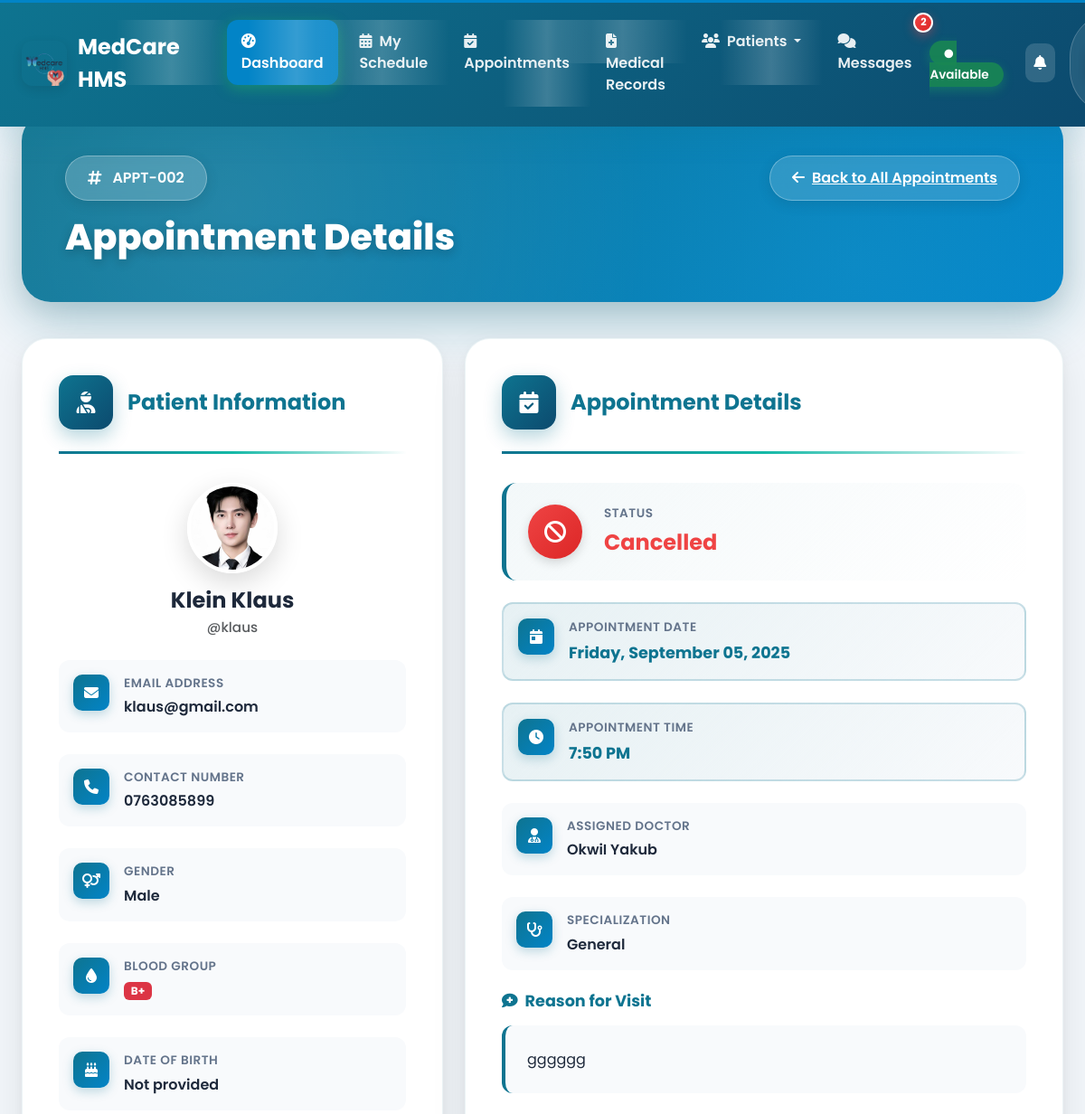
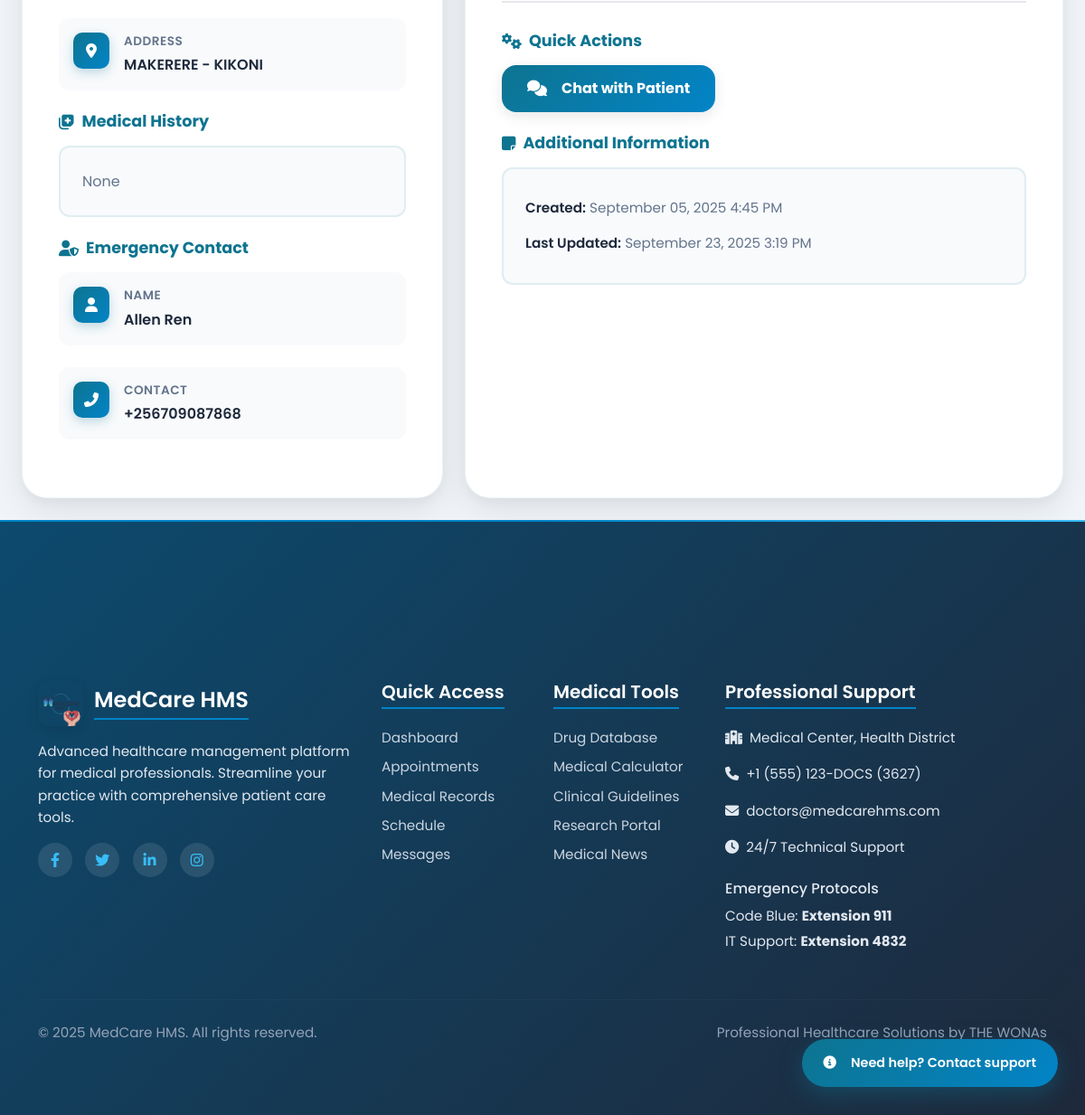
Page /doctors/appointments/2/ (signed in) on the committed database (2 pictures, top to bottom).
### patients/models.py (models this page shows, shortened)
class Appointment(models.Model):
    STATUS_CHOICES = (
        ('Pending', 'Pending'), ('Approved', 'Approved'), ('Rejected', 'Rejected'),
        ('Completed', 'Completed'), ('Cancelled', 'Cancelled'),
    )
    patient = models.ForeignKey(PatientProfile, on_delete=models.CASCADE)
    doctor = models.ForeignKey(DoctorProfile, on_delete=models.PROTECT) # Protect doctor from deletion if they have appointments
    appointment_date = models.DateField()
    appointment_time = models.TimeField()
    reason = models.TextField()
    status = models.CharField(max_length=20, choices=STATUS_CHOICES, default='Pending')
    attachment = models.FileField(upload_to=get_appointment_attachment_path, null=True, blank=True)
    created_by = models.ForeignKey(settings.AUTH_USER_MODEL, on_delete=models.SET_NULL, null=True, related_name='created_appointments')
    created_at = models.DateTimeField(auto_now_add=True)
    updated_at = models.DateTimeField(auto_now=True)

class PatientProfile(models.Model):
    GENDER_CHOICES = (('Male', 'Male'), ('Female', 'Female'), ('Other', 'Other'))
    BLOOD_GROUP_CHOICES = (
        ('A+', 'A+'), ('A-', 'A-'), ('B+', 'B+'), ('B-', 'B-'),
        ('AB+', 'AB+'), ('AB-', 'AB-'), ('O+', 'O+'), ('O-', 'O-'),
    )
    user = models.OneToOneField(User, on_delete=models.CASCADE, related_name='patientprofile')
    profile_picture = models.ImageField(upload_to=get_patient_image_path, null=True, blank=True, default='static/profile_pictures/default.jpeg')
    date_of_birth = models.DateField(null=True, blank=True)
    gender = models.CharField(max_length=10, choices=GENDER_CHOICES, null=True, blank=True)
    address = models.TextField(max_length=500, null=True, blank=True)
    blood_group = models.CharField(max_length=3, choices=BLOOD_GROUP_CHOICES, null=True, blank=True)
    emergency_contact_name = models.CharField(max_length=100, null=True, blank=True)
    emergency_contact_number = models.CharField(max_length=20, null=True, blank=True)
    medical_history = models.TextField(null=True, blank=True, help_text="Allergies, chronic conditions, etc.")
    insurance_provider = models.CharField(max_length=100, null=True, blank=True)
    insurance_policy_number = models.CharField(max_length=100, null=True, blank=True)

### accounts/models.py (models this page shows, shortened)
class UserProfile(models.Model):
    ROLE_CHOICES = (
        ('ADMIN', 'Admin'),
        ('DOCTOR', 'Doctor'),
        ('RECEPTIONIST', 'Receptionist'),
        ('PATIENT', 'Patient'),
    )
    user = models.OneToOneField(User, on_delete=models.CASCADE)
    role = models.CharField(max_length=20, choices=ROLE_CHOICES)
    contact = models.CharField(max_length=20, null=True, blank=True)

### doctors/models.py (models this page shows, shortened)
class DoctorProfile(models.Model):
    user = models.OneToOneField(User, on_delete=models.CASCADE, related_name='doctorprofile')
    profile_picture = models.ImageField(upload_to=get_doctor_image_path, null=True, blank=True, default='profile_pictures/default.jpeg')
    specialization = models.CharField(max_length=100)
    department = models.ForeignKey(Department, on_delete=models.SET_NULL, null=True, blank=True)
    license_number = models.CharField(max_length=100, unique=True, null=True, blank=True)
    years_of_experience = models.PositiveIntegerField(default=0)
    availability = models.TextField(blank=True, null=True, help_text="e.g., Mon-Fri, 9am-5pm")

### doctors/views.py (the view)
# urls.py: path('appointments/<int:pk>/', views.appointment_detail_view, name='appointment_detail'),
@login_required
@doctor_required
def appointment_detail_view(request, pk):
    appointment = get_object_or_404(
        Appointment.objects.select_related('patient__user', 'patient__user__userprofile'),
        pk=pk
    )
    if appointment.doctor.user != request.user:
        messages.error(request, "You are not authorized to view this appointment.")
        return redirect('doctors:doctor_appointments')
    context = {
        'appointment': appointment,
    }
    return render(request, 'doctors/appointment_detail.html', context)

### templates/doctors/appointment_detail.html (shortened to what this page needs)
{% extends 'base_doctor.html' %}
{% block content %}
<div class="container-fluid px-4 py-4">
    <div class="appointment-hero">
        <div class="appointment-hero-content">
            <div class="d-flex justify-content-between align-items-start flex-wrap gap-3">
                <div>
                    <div class="appointment-id-badge">
                        <i class="fas fa-hashtag"></i>
                        <span>APPT-00{{ appointment.pk }}</span>
                    </div>
                    <h1 class="hero-title mb-0">Appointment Details</h1>
                </div>
                <a href="{% url 'doctors:doctor_appointments' %}" class="hero-back-btn">
                    <i class="fas fa-arrow-left me-2"></i>Back to All Appointments
                </a>
            </div>
        </div>
    </div>
    <div class="row g-4">
        <div class="col-lg-5">
            <div class="detail-card">
                <div class="section-header">
                    <div class="section-icon">
                        <i class="fas fa-user-injured"></i>
                    </div>
                    <h2 class="section-title mb-0">Patient Information</h2>
                </div>
                <div class="text-center mb-4">
                    <div class="patient-avatar-wrapper">
                        {% if appointment.patient.profile_picture %}
                            <img src="{{ appointment.patient.profile_picture.url }}" alt="{{ appointment.patient.user.get_full_name }}" class="patient-avatar">
                        {% else %}
                            <div class="patient-avatar patient-avatar-initials">
                                {{ appointment.patient.user.first_name|default:""|slice:":1" }}{{ appointment.patient.user.last_name|default:""|slice:":1" }}
                            </div>
                        {% endif %}
                    </div>
                    <h3 class="patient-name mt-3 mb-1">{{ appointment.patient.user.get_full_name }}</h3>
                    <p class="patient-username text-muted">@{{ appointment.patient.user.username }}</p>
                </div>
                <div class="info-grid">
                    <div class="info-item">
                        <div class="info-icon">
                            <i class="fas fa-envelope"></i>
                        </div>
                        <div class="info-content">
                            <div class="info-label">Email Address</div>
                            <div class="info-value">{{ appointment.patient.user.email }}</div>
                        </div>
                    </div>
                    <div class="info-item">
                        <div class="info-icon">
                            <i class="fas fa-phone"></i>
                        </div>
                        <div class="info-content">
                            <div class="info-label">Contact Number</div>
                            <div class="info-value">{{ appointment.patient.user.userprofile.contact|default:"Not provided" }}</div>
                        </div>
                    </div>
                    <div class="info-item">
                        <div class="info-icon">
                            <i class="fas fa-venus-mars"></i>
                        </div>
                        <div class="info-content">
                            <div class="info-label">Gender</div>
                            <div class="info-value">{{ appointment.patient.gender|default:"Not specified" }}</div>
                        </div>
                    </div>
                    <div class="info-item">
                        <div class="info-icon">
                            <i class="fas fa-tint"></i>
                        </div>
                        <div class="info-content">
                            <div class="info-label">Blood Group</div>
                            <div class="info-value">
                                <span class="badge bg-danger">{{ appointment.patient.blood_group|default:"Unknown" }}</span>
                            </div>
                        </div>
                    </div>
                    <div class="info-item">
                        <div class="info-icon">
                            <i class="fas fa-birthday-cake"></i>
                        </div>
                        <div class="info-content">
                            <div class="info-label">Date of Birth</div>
                            <div class="info-value">{{ appointment.patient.date_of_birth|date:"F d, Y"|default:"Not provided" }}</div>
                        </div>
                    </div>
                    <div class="info-item">
                        <div class="info-icon">
                            <i class="fas fa-map-marker-alt"></i>
                        </div>
                        <div class="info-content">
                            <div class="info-label">Address</div>
                            <div class="info-value">{{ appointment.patient.address|truncatewords:8|default:"Not provided" }}</div>
                        </div>
                    </div>
                </div>
                <div class="medical-history-section mt-4">
                    <h4 class="section-subtitle">
                        <i class="fas fa-notes-medical me-2"></i>
                        Medical History
                    </h4>
                    <div class="medical-history-content">
                        {{ appointment.patient.medical_history|default:"No medical history recorded."|linebreaksbr }}
                    </div>
                </div>
                {% if appointment.patient.emergency_contact_name %}
                <div class="emergency-contact-section mt-4">
                    <h4 class="section-subtitle">
                        <i class="fas fa-user-shield me-2"></i>
                        Emergency Contact
                    </h4>
                    <div class="info-grid">
                        <div class="info-item">
                            <div class="info-icon">
                                <i class="fas fa-user"></i>
                            </div>
                            <div class="info-content">
                                <div class="info-label">Name</div>
                                <div class="info-value">{{ appointment.patient.emergency_contact_name }}</div>
                            </div>
                        </div>
                        <div class="info-item">
                            <div class="info-icon">
                                <i class="fas fa-phone-alt"></i>
                            </div>
                            <div class="info-content">
                                <div class="info-label">Contact</div>
                                <div class="info-value">{{ appointment.patient.emergency_contact_number }}</div>
                            </div>
                        </div>
                    </div>
                </div>
                {% endif %}
            </div>
        </div>
        <div class="col-lg-7">
            <div class="detail-card">
                <div class="section-header">
                    <div class="section-icon">
                        <i class="fas fa-calendar-check"></i>
                    </div>
                    <h2 class="section-title mb-0">Appointment Details</h2>
                </div>
                <div class="status-banner mb-4">
                    {% if appointment.status == 'Approved' %}
                        <div class="status-icon status-approved">
                            <i class="fas fa-check-circle"></i>
                        </div>
                        <div class="status-content">
                            <div class="status-label">Status</div>
                            <div class="status-value status-approved-text">Approved</div>
                        </div>
                    {% elif appointment.status == 'Cancelled' %}
                        <div class="status-icon status-cancelled">
                            <i class="fas fa-ban"></i>
                        </div>
                        <div class="status-content">
                            <div class="status-label">Status</div>
                            <div class="status-value status-cancelled-text">Cancelled</div>
                        </div>
                    {% endif %}
                </div>
                <div class="info-grid">
                    <div class="info-item info-item-highlight">
                        <div class="info-icon">
                            <i class="fas fa-calendar-day"></i>
                        </div>
                        <div class="info-content">
                            <div class="info-label">Appointment Date</div>
                            <div class="info-value">{{ appointment.appointment_date|date:"l, F d, Y" }}</div>
                        </div>
                    </div>
                    <div class="info-item info-item-highlight">
                        <div class="info-icon">
                            <i class="fas fa-clock"></i>
                        </div>
                        <div class="info-content">
                            <div class="info-label">Appointment Time</div>
                            <div class="info-value">{{ appointment.appointment_time|time:"g:i A" }}</div>
                        </div>
                    </div>
                    <div class="info-item">
                        <div class="info-icon">
                            <i class="fas fa-user-md"></i>
                        </div>
                        <div class="info-content">
                            <div class="info-label">Assigned Doctor</div>
                            <div class="info-value">{{ appointment.doctor.user.get_full_name }}</div>
                        </div>
                    </div>
                    <div class="info-item">
                        <div class="info-icon">
                            <i class="fas fa-stethoscope"></i>
                        </div>
                        <div class="info-content">
                            <div class="info-label">Specialization</div>
                            <div class="info-value">{{ appointment.doctor.specialization|default:"General Practice" }}</div>
                        </div>
                    </div>
                </div>
                <div class="reason-section mt-4">
                    <h4 class="section-subtitle">
                        <i class="fas fa-comment-medical me-2"></i>
                        Reason for Visit
                    </h4>
                    <div class="reason-content">
                        {{ appointment.reason|linebreaksbr }}
                    </div>
                </div>
                <div class="action-buttons mt-4">
                    <h4 class="section-subtitle mb-3">
                        <i class="fas fa-cogs me-2"></i>
                        Quick Actions
                    </h4>
                    <div class="d-flex flex-wrap gap-3">
                        <a href="{% url 'chat:start_chat' appointment.patient.user.id %}" class="action-btn action-btn-primary">
                            <i class="fas fa-comments me-2"></i>
                            Chat with Patient
                        </a>
                    </div>
                </div>
                <div class="notes-section mt-4">
                    <h4 class="section-subtitle">
                        <i class="fas fa-sticky-note me-2"></i>
                        Additional Information
                    </h4>
                    <div class="notes-content">
                        <div class="note-item">
                            <strong>Created:</strong> {{ appointment.created_at|date:"F d, Y g:i A"|default:"Not available" }}
                        </div>
                        <div class="note-item">
                            <strong>Last Updated:</strong> {{ appointment.updated_at|date:"F d, Y g:i A"|default:"Not available" }}
                        </div>
                    </div>
                </div>
            </div>
        </div>
    </div>
    <div class="action-hint">
        <i class="fas fa-info-circle me-2"></i>
        Need help? Contact support
    </div>
</div>
{% endblock %}

### rows in the picture
Appointment: pk "2", patient.profile_picture (picture), patient.user.get_full_name "Klein Klaus", patient.user.username "klaus", patient.user.email "klaus@gmail.com", patient.user.userprofile.contact "0763085899", patient.gender "Male", patient.blood_group "B+", patient.date_of_birth "Not provided", patient.address "MAKERERE - KIKONI", patient.medical_history "None", patient.emergency_contact_name "Allen Ren", patient.emergency_contact_number "+256709087868", appointment_date "Friday, September 05, 2025", appointment_time "7:50 PM", doctor.user.get_full_name "OkwiI Yakub", doctor.specialization "General", reason "gggggg", created_at "September 05, 2025 4:45 PM", updated_at "September 23, 2025 3:19 PM"

### other values in the picture
{{ unread_chat_messages_count }} "2"
